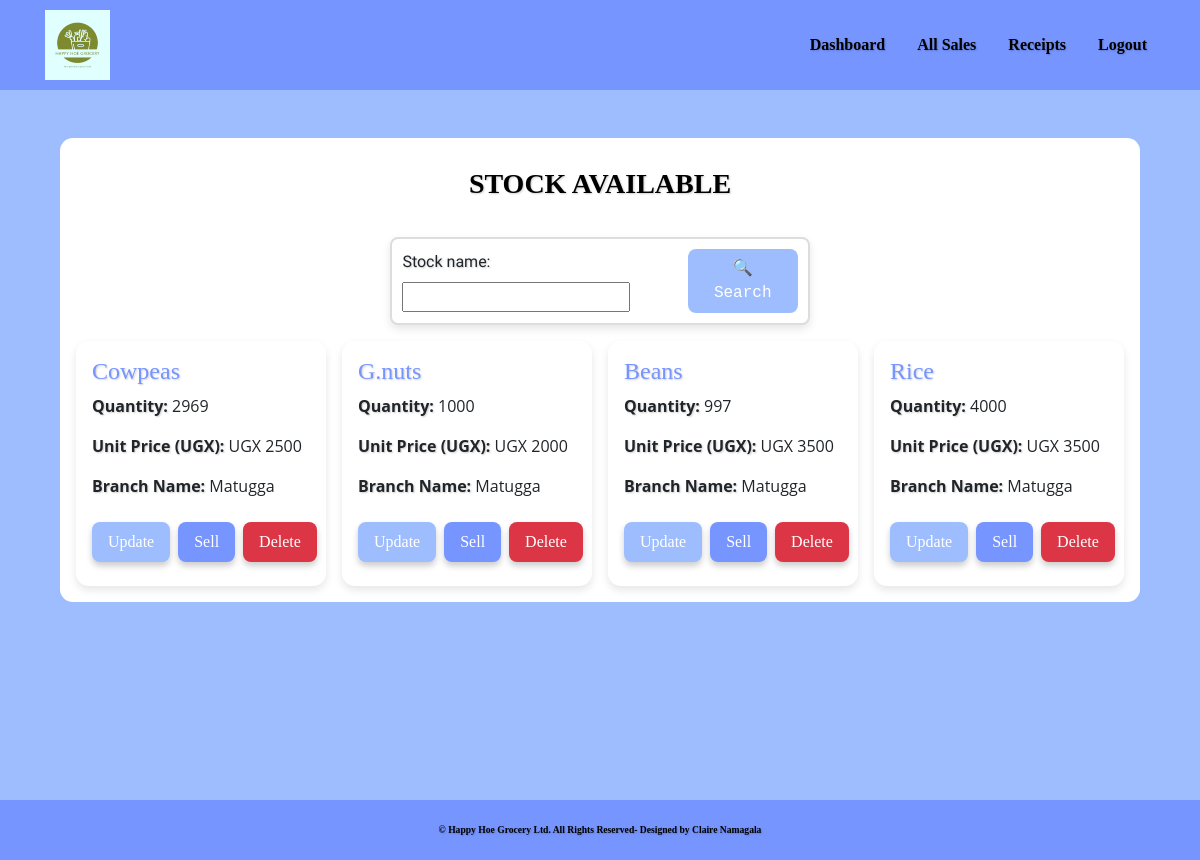
The page /dashboard/ (signed in) on the database its author committed.
### happy_hoe/models.py (models this page shows, shortened)
class Stock(models.Model):
    branch = [('Matugga', 'Matugga'), ('Mukono', 'Mukono')]
    stock_name = models.CharField(max_length=50, null=False, blank=False)  # Name of the stock item
    total_quantity = models.IntegerField(default=0, null=True, blank=True)  # Total quantity of the stock
    issued_quantity = models.IntegerField(default=0, null=True, blank=True)  # Quantity issued from the stock
    unit_price = models.IntegerField(default=0, null=False, blank=False)  # Price per unit of the stock item
    stock_branch = models.CharField(max_length=50, null=False, blank=False, choices=branch)  # Branch where the stock is located

### happy_hoe/views.py (the view)
# urls.py: path('dashboard/', views.dashboard, name='dashboard'),
@login_required
def dashboard(request):
    products = Stock.objects.all()
    product_filters = StockFilter(request.GET, queryset=products)
    products = product_filters.qs
    return render(request, 'happy_hoe/dashboard.html', {'products': products, 'product_filters': product_filters})

### happy_hoe/templates/happy_hoe/dashboard.html (shortened to what this page needs)
{% extends 'happy_hoe/base.html' %}
{% load static %}
{% block content %}
<br><br>
<div class="scrollable-container">
  <div class="table_header">
    <h1>STOCK AVAILABLE</h1>
  </div>
  <div class="search-container">
    <form method="GET" action="">
      {{ product_filters.form }}
      <button type="submit" class="search-btn">🔍 Search</button>
    </form>
  </div>
  <div class="grid-container">
    {% for product in products %}
    <div class="grid-item">
      <h2>{{ product.stock_name }}</h2>
      <p><strong>Quantity:</strong> <span class="no-text-shadow">{{ product.total_quantity }}</span></p>
      <p><strong>Unit Price (UGX):</strong> <span class="no-text-shadow">UGX {{ product.unit_price }}</span></p>
      <p><strong>Branch Name:</strong> <span class="no-text-shadow">{{ product.stock_branch }}</span></p>
      <div class="button-group">
        <a href="{% url 'add_stock' product.id %}">
          <button class="btn btn-success">Update</button>
        </a>
        <a href="{% url 'product_detail' product.id %}">
          <button class="btn btn-primary">Sell</button>
        </a>
        <a href="{% url 'delete_detail' product.id %}">
          <button class="btn btn-danger">Delete</button>
        </a>
      </div>
    </div>
    {% endfor %}
  </div>
</div>
{% endblock %}

### happy_hoe/static/css/main.css (style rules this page uses)
html,body { position: fixed; overflow-x: hidden; background: url('/static/images/img6.jpg'); width: 100% !important; height: 100vh; display: table; position: fixed; background-position: center; background-attachment: scroll; -o-background-size: cover; -moz-background-size: cover; -webkit-background-size: cover; background-size: cover; background-repeat: no-repeat; background-color: rgb(210, 224, 251); }
body { background-color: rgb(210, 224, 251); font-family: 'raleway'; }
form { width: 40%; margin: 0 auto; }

### happy_hoe/templates/happy_hoe/dashboard.html (style rules this page uses)
.scrollable-container { max-height: 80vh; overflow: auto; border-radius: 0.8rem; padding: 1rem; margin: 0 auto; width: 90%; background-color: white; }
.scrollable-container { scrollbar-width: none; }
.grid-container { display: grid; grid-template-columns: repeat(auto-fit, minmax(250px, 1fr)); gap: 1rem; align-items: start; }
.grid-item { background: #fff; border-radius: 0.8rem; overflow: hidden; box-shadow: 0 4px 8px rgba(0, 0, 0, 0.1); padding: 1rem; display: flex; flex-direction: column; justify-content: space-between; font-family: "Open Sans", sans-serif; text-shadow: 1px 1px 2px rgba(0, 0, 0, 0.2); }
.table_header { background-color: white; padding: 0.8rem; text-align: center; border-top-left-radius: 0.8rem; border-top-right-radius: 0.8rem; font-weight: bolder; font-family: 'Courier New', Courier, monospace; }
.table_header h1 { font-family: 'Georgia', serif; font-weight: bold; font-size: 1.75rem; color: black; }
.grid-item h2 { font-family: 'Georgia', serif; font-size: 1.5rem; color:#7695FF; margin-bottom: 0.5rem; }
.search-container { display: flex; justify-content: flex-end; padding: 1rem 0; }
form { display: flex; align-items: center; border: 2px solid #ddd; padding: 10px; border-radius: 8px; background-color: #fff; box-shadow: 0 4px 8px rgba(0, 0, 0, 0.1); }
.search-btn { background-color: rgb(157, 189, 255); color: white; border: none; border-radius: 0.5rem; padding: 0.5rem 1rem; font-family: 'Courier New', Courier, monospace; cursor: pointer; transition: background-color 0.3s; }
.btn { padding: 0.5rem 1rem; border: none; border-radius: 0.5rem; color: white; font-size: 1rem; cursor: pointer; transition: background-color 0.3s; font-family: "Times New Roman", Times, serif; box-shadow: 0 4px 6px rgba(0, 0, 0, 0.2); }
.btn-primary { background-color:#7695FF; }
.btn-danger { background-color: #dc3545; }
.btn-success { background-color:#9DBDFF; }
.button-group, .delete-button { display: flex; justify-content: space-between; margin: 0.5rem 0; }
.grid-item .button-group { flex-grow: 1; margin-right: 0.5rem; }
.grid-item .btn { margin-right: 0.5rem; }
.no-text-shadow { text-shadow: none; }
body { text-shadow: 1px 1px 2px rgba(0, 0, 0, 0.2); }

### rows shown on the page
Stock: stock_name "Cowpeas", total_quantity "2969", unit_price "2500", stock_branch "Matugga"
Stock: stock_name "G.nuts", total_quantity "1000", unit_price "2000", stock_branch "Matugga"
Stock: stock_name "Beans", total_quantity "997", unit_price "3500", stock_branch "Matugga"
Stock: stock_name "Rice", total_quantity "4000", unit_price "3500", stock_branch "Matugga"
